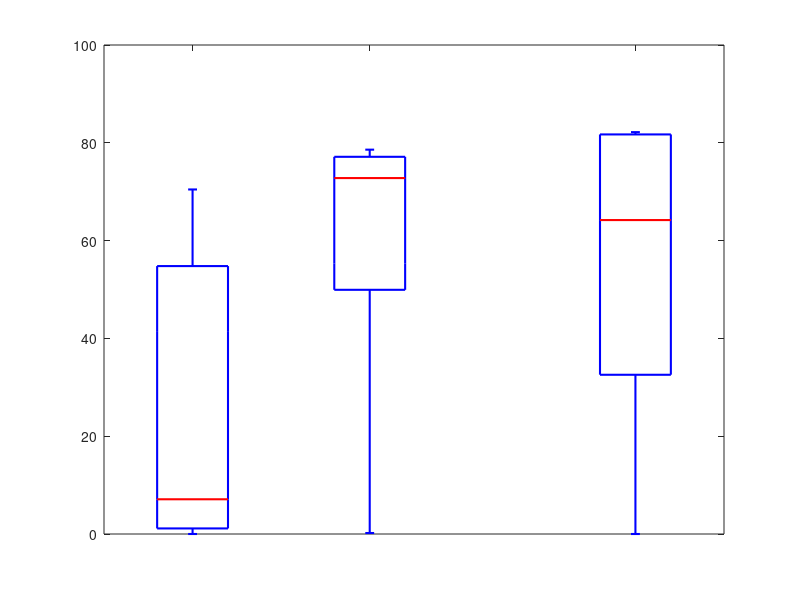

The MATLAB source for this figure: (Note: this script raises an error after producing the figure.)
clear all
close all

RespondersC1 = [0
4.553031882];
RespondersC2 = [43.00197972
74.83573326];
RespondersC3 = [82.17928073
81.85586735];

RespondersT1 = [70.45621781
9.648831284
69.83635559
0];
RespondersT2 = [70.73954984
77.90301999
78.59639312
0.201168694];
RespondersT3 = [0
27.71014493
47.11853307
81.28043282];

NonRespondersC1 = [0
88.53877047
1.579961464];
NonRespondersC2 = [42.16070554
86.51951615
96.3912699];
NonRespondersC3 = [93.20511021
73.90814314
95.83096139];

NonRespondersT1 = [0.392296719
23.79126731
29.405965
0];
NonRespondersT2 = [97.26416312
90.42154567
77.07435642
89.29782904];
NonRespondersT3 = [99.18509895
99.42800073
94.04026311
79.57173834];


%%

Responders1 = [RespondersC1;RespondersT1];
Responders2 = [RespondersC2;RespondersT2];
Responders3 = [RespondersC3;RespondersT3];

Rexptimes = [0 2 5];

NonResponders1 = [NonRespondersC1;NonRespondersT1];
NonResponders2 = [NonRespondersC2;NonRespondersT2];
NonResponders3 = [NonRespondersC3;NonRespondersT3];

Nexptimes = [0 2 5];


Responders = [Responders1;Responders2;Responders3];
NonResponders = [NonResponders1;NonResponders2;NonResponders3];

gR = [zeros(length(Responders1), 1); 2*ones(length(Responders2), 1); 5*ones(length(Responders3), 1)];
gN = [zeros(length(NonResponders1), 1); 2*ones(length(NonResponders2), 1); 5*ones(length(NonResponders3), 1)];
%%
close all

figure
boxplot(Responders,gR,'Whisker',3)
set(findobj(gca,'type','line'),'linew',1.5)
lines = findobj(gcf, 'type', 'line', 'Tag', 'Median');
ax = gca();  
b = ax.Children;
bpchil = b.Children;
Rmedians = [bpchil(4).YData(1),bpchil(5).YData(1),bpchil(6).YData(1)];
Rmedians = fliplr(Rmedians);
Rlowerq = [bpchil(4+3).YData(1),bpchil(5+3).YData(1),bpchil(6+3).YData(1)];
Rlowerq = fliplr(Rlowerq);
Rupperq = [bpchil(4+3).YData(2),bpchil(5+3).YData(2),bpchil(6+3).YData(2)];
Rupperq = fliplr(Rupperq);

hold on
scatter(1*ones(length(RespondersC1),1),RespondersC1(:),50,'r','filled','MarkerFaceAlpha',0.6','jitter','on','jitterAmount',0.05);
scatter(1*ones(length(RespondersT1),1),RespondersT1(:),50,'b','filled','MarkerFaceAlpha',0.6','jitter','on','jitterAmount',0.05);
scatter(2*ones(length(RespondersC2),1),RespondersC2(:),50,'r','filled','MarkerFaceAlpha',0.6','jitter','on','jitterAmount',0.05);
scatter(2*ones(length(RespondersT2),1),RespondersT2(:),50,'b','filled','MarkerFaceAlpha',0.6','jitter','on','jitterAmount',0.05);
scatter(3*ones(length(RespondersC3),1),RespondersC3(:),50,'r','filled','MarkerFaceAlpha',0.6','jitter','on','jitterAmount',0.05);
scatter(3*ones(length(RespondersT3),1),RespondersT3(:),50,'b','filled','MarkerFaceAlpha',0.6','jitter','on','jitterAmount',0.05);
plot(0:6,zeros(1,7),'k--')
legend('Controls','Treated','location','northwest')
title('Responding tumor hypoxic fractions over time')
ylabel('Hypoxic fraction')
xlabel('Days post treatment')
set(gca,'linew',1.5)
set(gca,'FontSize',30)
set(gca,'FontName','Times New Roman')
ylim([-10 110])


figure
boxplot(NonResponders,gN,'Whisker',3)
set(findobj(gca,'type','line'),'linew',1.5)
lines = findobj(gcf, 'type', 'line', 'Tag', 'Median');
ax = gca();  
b = ax.Children;
bpchil = b.Children;
Nmedians = [bpchil(4).YData(1),bpchil(5).YData(1),bpchil(6).YData(1)];
Nmedians = fliplr(Nmedians);
Nlowerq = [bpchil(4+3).YData(1),bpchil(5+3).YData(1),bpchil(6+3).YData(1)];
Nlowerq = fliplr(Nlowerq);
Nupperq = [bpchil(4+3).YData(2),bpchil(5+3).YData(2),bpchil(6+3).YData(2)];
Nupperq = fliplr(Nupperq);
hold on
scatter(1*ones(length(NonRespondersC1),1),NonRespondersC1(:),50,'r','filled','MarkerFaceAlpha',0.6','jitter','on','jitterAmount',0.05);
scatter(1*ones(length(NonRespondersT1),1),NonRespondersT1(:),50,'b','filled','MarkerFaceAlpha',0.6','jitter','on','jitterAmount',0.05);
scatter(2*ones(length(NonRespondersC2),1),NonRespondersC2(:),50,'r','filled','MarkerFaceAlpha',0.6','jitter','on','jitterAmount',0.05);
scatter(2*ones(length(NonRespondersT2),1),NonRespondersT2(:),50,'b','filled','MarkerFaceAlpha',0.6','jitter','on','jitterAmount',0.05);
scatter(3*ones(length(NonRespondersC3),1),NonRespondersC3(:),50,'r','filled','MarkerFaceAlpha',0.6','jitter','on','jitterAmount',0.05);
scatter(3*ones(length(NonRespondersT3),1),NonRespondersT3(:),50,'b','filled','MarkerFaceAlpha',0.6','jitter','on','jitterAmount',0.05);
plot(0:6,zeros(1,7),'k--')
legend('Controls','Treated','location','northwest')
title('Non-responding tumor hypoxic fractions over time')
ylabel('Hypoxic fraction')
xlabel('Days post treatment')
set(gca,'linew',1.5)
set(gca,'FontSize',30)
set(gca,'FontName','Times New Roman')
ylim([-10 110])

%%
Control1 = [RespondersC1;NonRespondersC1];
Control2 = [RespondersC2;NonRespondersC2];
Control3 = [RespondersC3;NonRespondersC3];
Cexptimes = [0 2 5];

Treated1 = [RespondersT1;NonRespondersT1];
Treated2 = [RespondersT2;NonRespondersT2];
Treated3 = [RespondersT3;NonRespondersT3];
Texptimes = [0 2 5];


Controls = [Control1;Control2;Control3];
Treated = [Treated1;Treated2;Treated3];

gC = [zeros(length(Control1), 1); 2*ones(length(Control2), 1); 5*ones(length(Control3), 1)];
gT = [zeros(length(Treated1), 1); 2*ones(length(Treated2), 1); 5*ones(length(Treated3), 1)];

%%

close all

figure
boxplot(Controls,gC,'Whisker',3)
set(findobj(gca,'type','line'),'linew',1.5)
lines = findobj(gcf, 'type', 'line', 'Tag', 'Median');
ax = gca();  
b = ax.Children;
bpchil = b.Children;
Cmedians = [bpchil(4).YData(1),bpchil(5).YData(1),bpchil(6).YData(1)];
Cmedians = fliplr(Cmedians);
Clowerq = [bpchil(4+3).YData(1),bpchil(5+3).YData(1),bpchil(6+3).YData(1)];
Clowerq = fliplr(Clowerq);
Cupperq = [bpchil(4+3).YData(2),bpchil(5+3).YData(2),bpchil(6+3).YData(2)];
Cupperq = fliplr(Cupperq);
hold on
scatter(1*ones(length(RespondersC1),1),RespondersC1(:),50,'b','filled','MarkerFaceAlpha',0.6','jitter','on','jitterAmount',0.05);
scatter(1*ones(length(NonRespondersC1),1),NonRespondersC1(:),50,'r','filled','MarkerFaceAlpha',0.6','jitter','on','jitterAmount',0.05);
scatter(2*ones(length(RespondersC2),1),RespondersC2(:),50,'b','filled','MarkerFaceAlpha',0.6','jitter','on','jitterAmount',0.05);
scatter(2*ones(length(NonRespondersC2),1),NonRespondersC2(:),50,'r','filled','MarkerFaceAlpha',0.6','jitter','on','jitterAmount',0.05);
scatter(3*ones(length(RespondersC3),1),RespondersC3(:),50,'b','filled','MarkerFaceAlpha',0.6','jitter','on','jitterAmount',0.05);
scatter(3*ones(length(NonRespondersC3),1),NonRespondersC3(:),50,'r','filled','MarkerFaceAlpha',0.6','jitter','on','jitterAmount',0.05);
plot(0:6,zeros(1,7),'k--')
legend('Responders','Non-Responders','location','northwest')
title('Control tumor hypoxic fractions over time')
ylabel('Hypoxic fraction')
xlabel('Days post treatment')
ylim([-10 110])
set(gca,'linew',1.5)
set(gca,'FontSize',30)
set(gca,'FontName','Times New Roman')



figure
boxplot(Treated,gT,'Whisker',3)
set(findobj(gca,'type','line'),'linew',1.5)
lines = findobj(gcf, 'type', 'line', 'Tag', 'Median');
ax = gca();  
b = ax.Children;
bpchil = b.Children;
Tmedians = [bpchil(4).YData(1),bpchil(5).YData(1),bpchil(6).YData(1)];
Tmedians = fliplr(Tmedians);
Tlowerq = [bpchil(4+3).YData(1),bpchil(5+3).YData(1),bpchil(6+3).YData(1)];
Tlowerq = fliplr(Tlowerq);
Tupperq = [bpchil(4+3).YData(2),bpchil(5+3).YData(2),bpchil(6+3).YData(2)];
Tupperq = fliplr(Tupperq);
hold on
scatter(1*ones(length(RespondersT1),1),RespondersT1(:),50,'b','filled','MarkerFaceAlpha',0.6','jitter','on','jitterAmount',0.05);
scatter(1*ones(length(NonRespondersT1),1),NonRespondersT1(:),50,'r','filled','MarkerFaceAlpha',0.6','jitter','on','jitterAmount',0.05);
scatter(2*ones(length(RespondersT2),1),RespondersT2(:),50,'b','filled','MarkerFaceAlpha',0.6','jitter','on','jitterAmount',0.05);
scatter(2*ones(length(NonRespondersT2),1),NonRespondersT2(:),50,'r','filled','MarkerFaceAlpha',0.6','jitter','on','jitterAmount',0.05);
scatter(3*ones(length(RespondersT3),1),RespondersT3(:),50,'b','filled','MarkerFaceAlpha',0.6','jitter','on','jitterAmount',0.05);
scatter(3*ones(length(NonRespondersT3),1),NonRespondersT3(:),50,'r','filled','MarkerFaceAlpha',0.6','jitter','on','jitterAmount',0.05);
plot(0:6,zeros(1,7),'k--')
legend('Responders','Non-Responders','location','northwest')
title('Treated tumor hypoxic fractions over time')
ylabel('Hypoxic fraction')
xlabel('Days post treatment')
set(gca,'linew',1.5)
set(gca,'FontSize',30)
set(gca,'FontName','Times New Roman')
ylim([-10 110])

save('HypoxicFractions.mat')

%%
%FMISO data
close all
set(0,'defaulttextinterpreter','latex')

holistic = [0.00	43.00	82.18
4.55	74.84	81.86
70.46	70.74	0.00
9.65	77.90	27.71
69.84	78.60	47.12
0.00	0.20	81.28
0.00	42.16	93.21
0.39	97.26	99.19
23.79	90.42	99.43
29.41	77.07	94.04
88.54	86.52	73.91
1.58	96.39	95.83
0.00	89.30	79.57];

perday = [3.34	18.20	95.71 %mean+2SD
28.29	58.45	91.07
83.35	44.54	2.65
47.76	63.28	45.07
81.22	55.17	57.83
0.00	0.00	86.96
0.00	15.02	98.12
17.55	91.92	99.87
53.68	80.49	99.98
61.55	46.06	97.69
95.64	73.80	82.44
4.03	90.90	97.52
8.24	62.74	85.47];

figure
hold
RC1 = [0 2 5; holistic(1,:)];
RC2 = [0 2 5; holistic(2,:)];

RT1 = [0 2 5; holistic(3,:)];
RT2 = [0 2 5; holistic(4,:)];
RT3 = [0 2 5; holistic(5,:)];
RT4 = [0 2 5; holistic(6,:)];

plot(RC1(1,:),RC1(2,:),'--','LineWidth',3)
plot(RC2(1,:),RC2(2,:),'--','LineWidth',3)
plot(RT1(1,:),RT1(2,:),'-','LineWidth',3)
plot(RT2(1,:),RT2(2,:),'-','LineWidth',3)
plot(RT3(1,:),RT3(2,:),'-','LineWidth',3)
plot(RT4(1,:),RT4(2,:),'-','LineWidth',3)

plot(0:10,25*ones(size(0:10)),'k--')
plot(0:10,50*ones(size(0:10)),'k--')
plot(0:10,75*ones(size(0:10)),'k--')

xlabel('Days')
ylabel('Hypoxic fraction')
title('Responders')
set(gca,'FontSize',20)
set(gca,'FontName','Times New Roman')
legend('Control mouse 1','Control mouse 2','Treated mouse 1','Treated mouse 2','Treated mouse 3','Treated mouse 4','location','best')
ylim([0 100])

figure
hold

NC1 = [0 2 5; holistic(7,:)];
NC2 = [0 2 5; holistic(11,:)];
NC3 = [0 2 5; holistic(12,:)];

NT1 = [0 2 5; holistic(8,:)];
NT2 = [0 2 5; holistic(9,:)];
NT3 = [0 2 5; holistic(10,:)];
NT4 = [0 2 5; holistic(13,:)];
 
plot(NC1(1,:),NC1(2,:),'--','LineWidth',3)
plot(NC2(1,:),NC2(2,:),'--','LineWidth',3)
plot(NC3(1,:),NC3(2,:),'--','LineWidth',3)
plot(NT1(1,:),NT1(2,:),'-','LineWidth',3)
plot(NT2(1,:),NT2(2,:),'-','LineWidth',3)
plot(NT3(1,:),NT3(2,:),'-','LineWidth',3)
plot(NT4(1,:),NT4(2,:),'-','LineWidth',3)

plot(0:10,25*ones(size(0:10)),'k--')
plot(0:10,50*ones(size(0:10)),'k--')
plot(0:10,75*ones(size(0:10)),'k--')

xlabel('Days')
ylabel('Hypoxic fraction')
title('Non-responders')
set(gca,'FontSize',20)
set(gca,'FontName','Times New Roman')
legend('Control mouse 1','Control mouse 2','Control mouse 3','Treated mouse 1','Treated mouse 2','Treated mouse 3','Treated mouse 4','location','best')
ylim([0 100])


figure
hold
RC1 = [0 2 5; perday(1,:)];
RC2 = [0 2 5; perday(2,:)];

RT1 = [0 2 5; perday(3,:)];
RT2 = [0 2 5; perday(4,:)];
RT3 = [0 2 5; perday(5,:)];
RT4 = [0 2 5; perday(6,:)];

plot(RC1(1,:),RC1(2,:),'--','LineWidth',3)
plot(RC2(1,:),RC2(2,:),'--','LineWidth',3)
plot(RT1(1,:),RT1(2,:),'-','LineWidth',3)
plot(RT2(1,:),RT2(2,:),'-','LineWidth',3)
plot(RT3(1,:),RT3(2,:),'-','LineWidth',3)
plot(RT4(1,:),RT4(2,:),'-','LineWidth',3)

plot(0:10,25*ones(size(0:10)),'k--')
plot(0:10,50*ones(size(0:10)),'k--')
plot(0:10,75*ones(size(0:10)),'k--')

xlabel('Days')
ylabel('Hypoxic fraction')
title('Responders')
set(gca,'FontSize',20)
set(gca,'FontName','Times New Roman')
legend('Control mouse 1','Control mouse 2','Treated mouse 1','Treated mouse 2','Treated mouse 3','Treated mouse 4','location','best')
ylim([0 100])


figure
hold

NC1 = [0 2 5; perday(7,:)];
NC2 = [0 2 5; perday(11,:)];
NC3 = [0 2 5; perday(12,:)];

NT1 = [0 2 5; perday(8,:)];
NT2 = [0 2 5; perday(9,:)];
NT3 = [0 2 5; perday(10,:)];
NT4 = [0 2 5; perday(13,:)];
 
plot(NC1(1,:),NC1(2,:),'--','LineWidth',3)
plot(NC2(1,:),NC2(2,:),'--','LineWidth',3)
plot(NC3(1,:),NC3(2,:),'--','LineWidth',3)
plot(NT1(1,:),NT1(2,:),'-','LineWidth',3)
plot(NT2(1,:),NT2(2,:),'-','LineWidth',3)
plot(NT3(1,:),NT3(2,:),'-','LineWidth',3)
plot(NT4(1,:),NT4(2,:),'-','LineWidth',3)

plot(0:10,25*ones(size(0:10)),'k--')
plot(0:10,50*ones(size(0:10)),'k--')
plot(0:10,75*ones(size(0:10)),'k--')

xlabel('Days')
ylabel('Hypoxic fraction')
title('Non-responders')
set(gca,'FontSize',20)
set(gca,'FontName','Times New Roman')
legend('Control mouse 1','Control mouse 2','Control mouse 3','Treated mouse 1','Treated mouse 2','Treated mouse 3','Treated mouse 4','location','best')
ylim([0 100])

%%
close all

figure
subplot(2,2,1)
boxplot(holistic(1:6,:),[0,2,5],'Whisker',3,'notch','on')
set(gca,'FontSize',20)
set(gca,'FontName','Times New Roman')
xlabel('Days')
ylabel('Hypoxic fraction')
title('Across all days threshold, responders')
ylim([-40 110])

subplot(2,2,3)
boxplot(perday(1:6,:),[0,2,5],'Whisker',3,'notch','on')
set(gca,'FontSize',20)
set(gca,'FontName','Times New Roman')
xlabel('Days')
ylabel('Hypoxic fraction')
title('Per day thresholds, responders')
ylim([-40 110])


subplot(2,2,2)
boxplot(holistic(7:end,:),[0,2,5],'Whisker',3,'notch','on')
set(gca,'FontSize',20)
set(gca,'FontName','Times New Roman')
xlabel('Days')
ylabel('Hypoxic fraction')
title('Across all days threshold, non-responders')
ylim([-40 110])

subplot(2,2,4)
boxplot(perday(7:end,:),[0,2,5],'Whisker',3,'notch','on')
set(gca,'FontSize',20)
set(gca,'FontName','Times New Roman')
xlabel('Days')
ylabel('Hypoxic fraction')
title('Per day thresholds, non-responders')
ylim([-40 110])


%%
close all

MeanMuscleSUVallMice = [0.07	0.15	0.09
0.07	0.14	0.11
0.11	0.11	0.067
0.07	0.16	0.1
0.1	0.17	0.09
0.02	0.06	0.11
0.05	0.1	0.08
0.06	0.11	0.1
0.1	0.08	0.1
0.1	0.16	0.09
0.12	0.15	0.1
0.09	0.17	0.15
0.08	0.11	0.08];


figure
boxplot(MeanMuscleSUVallMice,[0,2,5],'Whisker',3,'notch','on')
set(gca,'FontSize',20)
set(gca,'FontName','Times New Roman')
xlabel('Day')
ylabel('Mean muscle SUV')
title('All mice')
ylim([0 0.2])


%%
close all

figure
hold
RC1 = [0 2 5; MeanMuscleSUVallMice(1,:)];
RC2 = [0 2 5; MeanMuscleSUVallMice(2,:)];

RT1 = [0 2 5; MeanMuscleSUVallMice(3,:)];
RT2 = [0 2 5; MeanMuscleSUVallMice(4,:)];
RT3 = [0 2 5; MeanMuscleSUVallMice(5,:)];
RT4 = [0 2 5; MeanMuscleSUVallMice(6,:)];

plot(RC1(1,:),RC1(2,:),'--','LineWidth',3)
plot(RC2(1,:),RC2(2,:),'--','LineWidth',3)
plot(RT1(1,:),RT1(2,:),'-','LineWidth',3)
plot(RT2(1,:),RT2(2,:),'-','LineWidth',3)
plot(RT3(1,:),RT3(2,:),'-','LineWidth',3)
plot(RT4(1,:),RT4(2,:),'-','LineWidth',3)

plot(0:10,0.1*ones(size(0:10)),'k--')
plot(0:10,0.2*ones(size(0:10)),'k--')

xlabel('Days')
ylabel('Mean muscle SUV')
title('Responders')
set(gca,'FontSize',20)
set(gca,'FontName','Times New Roman')
legend('Control mouse 1','Control mouse 2','Treated mouse 1','Treated mouse 2','Treated mouse 3','Treated mouse 4','location','best')
ylim([0.02 0.18])

figure
hold

NC1 = [0 2 5; MeanMuscleSUVallMice(7,:)];
NC2 = [0 2 5; MeanMuscleSUVallMice(11,:)];
NC3 = [0 2 5; MeanMuscleSUVallMice(12,:)];

NT1 = [0 2 5; MeanMuscleSUVallMice(8,:)];
NT2 = [0 2 5; MeanMuscleSUVallMice(9,:)];
NT3 = [0 2 5; MeanMuscleSUVallMice(10,:)];
NT4 = [0 2 5; MeanMuscleSUVallMice(13,:)];
 
plot(NC1(1,:),NC1(2,:),'--','LineWidth',3)
plot(NC2(1,:),NC2(2,:),'--','LineWidth',3)
plot(NC3(1,:),NC3(2,:),'--','LineWidth',3)
plot(NT1(1,:),NT1(2,:),'-','LineWidth',3)
plot(NT2(1,:),NT2(2,:),'-','LineWidth',3)
plot(NT3(1,:),NT3(2,:),'-','LineWidth',3)
plot(NT4(1,:),NT4(2,:),'-','LineWidth',3)

plot(0:10,0.1*ones(size(0:10)),'k--')
plot(0:10,0.2*ones(size(0:10)),'k--')

xlabel('Days')
ylabel('Mean muscle SUV')
title('Non-responders')
set(gca,'FontSize',20)
set(gca,'FontName','Times New Roman')
legend('Control mouse 1','Control mouse 2','Control mouse 3','Treated mouse 1','Treated mouse 2','Treated mouse 3','Treated mouse 4','location','best')
ylim([0.02 0.18])


%%
close all
figure

errorbar([0 2 5],[0.08 0.13 0.10],[0.03 0.04 0.02],'LineWidth',2,'LineStyle','none','Color',[0 0 0])
hold
plot([0 2 5],[0.08 0.13 0.10],'ko','MarkerFaceColor','k')
set(gca,'FontSize',20)
set(gca,'FontName','Times New Roman')
xlabel('Day')
ylabel('Mean muscle SUV')
xlim([-1 6])



%%
close all

MeanTumorSUVallMice = [0.11	0.19	0.16
0.11	0.23	0.19
0.17	0.23	0.09
0.12	0.25	0.14
0.19	0.23	0.15
0.05	0.07	0.23
0.06	0.13	0.23
0.11	0.18	0.22
0.13	0.16	0.25
0.13	0.18	0.23
0.06	0.17	0.2
0.07	0.3	    0.29
0.06	0.21	0.22];


figure
boxplot(MeanTumorSUVallMice,[0,2,5],'Whisker',3,'notch','on')
set(gca,'FontSize',20)
set(gca,'FontName','Times New Roman')
xlabel('Day')
ylabel('Mean tumor SUV')
title('All mice')
ylim([0 0.4])



%%
close all
figure
hold
RC1 = [0 2 5; MeanTumorSUVallMice(1,:)];
RC2 = [0 2 5; MeanTumorSUVallMice(2,:)];

RT1 = [0 2 5; MeanTumorSUVallMice(3,:)];
RT2 = [0 2 5; MeanTumorSUVallMice(4,:)];
RT3 = [0 2 5; MeanTumorSUVallMice(5,:)];
RT4 = [0 2 5; MeanTumorSUVallMice(6,:)];

plot(RC1(1,:),RC1(2,:),'--','LineWidth',3)
plot(RC2(1,:),RC2(2,:),'--','LineWidth',3)
plot(RT1(1,:),RT1(2,:),'-','LineWidth',3)
plot(RT2(1,:),RT2(2,:),'-','LineWidth',3)
plot(RT3(1,:),RT3(2,:),'-','LineWidth',3)
plot(RT4(1,:),RT4(2,:),'-','LineWidth',3)

plot(0:10,0.1*ones(size(0:10)),'k--')
plot(0:10,0.2*ones(size(0:10)),'k--')

xlabel('Days')
ylabel('Mean tumor SUV')
title('Responders')
set(gca,'FontSize',20)
set(gca,'FontName','Times New Roman')
legend('Control mouse 1','Control mouse 2','Treated mouse 1','Treated mouse 2','Treated mouse 3','Treated mouse 4','location','best')
ylim([0.05 0.3])

figure
hold

NC1 = [0 2 5; MeanTumorSUVallMice(7,:)];
NC2 = [0 2 5; MeanTumorSUVallMice(11,:)];
NC3 = [0 2 5; MeanTumorSUVallMice(12,:)];

NT1 = [0 2 5; MeanTumorSUVallMice(8,:)];
NT2 = [0 2 5; MeanTumorSUVallMice(9,:)];
NT3 = [0 2 5; MeanTumorSUVallMice(10,:)];
NT4 = [0 2 5; MeanTumorSUVallMice(13,:)];
 
plot(NC1(1,:),NC1(2,:),'--','LineWidth',3)
plot(NC2(1,:),NC2(2,:),'--','LineWidth',3)
plot(NC3(1,:),NC3(2,:),'--','LineWidth',3)
plot(NT1(1,:),NT1(2,:),'-','LineWidth',3)
plot(NT2(1,:),NT2(2,:),'-','LineWidth',3)
plot(NT3(1,:),NT3(2,:),'-','LineWidth',3)
plot(NT4(1,:),NT4(2,:),'-','LineWidth',3)

plot(0:10,0.1*ones(size(0:10)),'k--')
plot(0:10,0.2*ones(size(0:10)),'k--')

xlabel('Days')
ylabel('Mean tumor SUV')
title('Non-responders')
set(gca,'FontSize',20)
set(gca,'FontName','Times New Roman')
legend('Control mouse 1','Control mouse 2','Control mouse 3','Treated mouse 1','Treated mouse 2','Treated mouse 3','Treated mouse 4','location','best')
ylim([0.05 0.3])

%%
close all
figure
hold
RC1 = [0 2 5; MeanTumorSUVallMice(1,:)./MeanMuscleSUVallMice(1,:)];
RC2 = [0 2 5; MeanTumorSUVallMice(2,:)./MeanMuscleSUVallMice(2,:)];

RT1 = [0 2 5; MeanTumorSUVallMice(3,:)./MeanMuscleSUVallMice(3,:)];
RT2 = [0 2 5; MeanTumorSUVallMice(4,:)./MeanMuscleSUVallMice(4,:)];
RT3 = [0 2 5; MeanTumorSUVallMice(5,:)./MeanMuscleSUVallMice(5,:)];
RT4 = [0 2 5; MeanTumorSUVallMice(6,:)./MeanMuscleSUVallMice(6,:)];

plot(RC1(1,:),RC1(2,:),'--','LineWidth',3)
plot(RC2(1,:),RC2(2,:),'--','LineWidth',3)
plot(RT1(1,:),RT1(2,:),'-','LineWidth',3)
plot(RT2(1,:),RT2(2,:),'-','LineWidth',3)
plot(RT3(1,:),RT3(2,:),'-','LineWidth',3)
plot(RT4(1,:),RT4(2,:),'-','LineWidth',3)

plot(0:10,1*ones(size(0:10)),'k--')
plot(0:10,2*ones(size(0:10)),'k--')

xlabel('Days')
ylabel('Mean SUV ratio (tumor/muscle)')
title('Responders')
set(gca,'FontSize',20)
set(gca,'FontName','Times New Roman')
legend('Control mouse 1','Control mouse 2','Treated mouse 1','Treated mouse 2','Treated mouse 3','Treated mouse 4','location','best')
ylim([0.5 3])

figure
hold

NC1 = [0 2 5; MeanTumorSUVallMice(7,:)./MeanMuscleSUVallMice(7,:)];
NC2 = [0 2 5; MeanTumorSUVallMice(11,:)./MeanMuscleSUVallMice(11,:)];
NC3 = [0 2 5; MeanTumorSUVallMice(12,:)./MeanMuscleSUVallMice(12,:)];

NT1 = [0 2 5; MeanTumorSUVallMice(8,:)./MeanMuscleSUVallMice(8,:)];
NT2 = [0 2 5; MeanTumorSUVallMice(9,:)./MeanMuscleSUVallMice(9,:)];
NT3 = [0 2 5; MeanTumorSUVallMice(10,:)./MeanMuscleSUVallMice(10,:)];
NT4 = [0 2 5; MeanTumorSUVallMice(13,:)./MeanMuscleSUVallMice(13,:)];
 
plot(NC1(1,:),NC1(2,:),'--','LineWidth',3)
plot(NC2(1,:),NC2(2,:),'--','LineWidth',3)
plot(NC3(1,:),NC3(2,:),'--','LineWidth',3)
plot(NT1(1,:),NT1(2,:),'-','LineWidth',3)
plot(NT2(1,:),NT2(2,:),'-','LineWidth',3)
plot(NT3(1,:),NT3(2,:),'-','LineWidth',3)
plot(NT4(1,:),NT4(2,:),'-','LineWidth',3)

plot(0:10,1*ones(size(0:10)),'k--')
plot(0:10,2*ones(size(0:10)),'k--')

xlabel('Days')
ylabel('Mean SUV ratio (tumor/muscle)')
title('Non-responders')
set(gca,'FontSize',20)
set(gca,'FontName','Times New Roman')
legend('Control mouse 1','Control mouse 2','Control mouse 3','Treated mouse 1','Treated mouse 2','Treated mouse 3','Treated mouse 4','location','best')
ylim([0.5 3])


%%
ratio = MeanTumorSUVallMice./MeanMuscleSUVallMice;
figure
subplot(1,2,1)
boxplot(ratio(1:6,:),[0,2,5],'Whisker',3,'notch','on')
set(gca,'FontSize',20)
set(gca,'FontName','Times New Roman')
xlabel('Day')
ylabel('Mean SUV ratio (tumor/muscle)')
title('Responders')
ylim([0 3])

subplot(1,2,2)
boxplot(ratio(7:end,:),[0,2,5],'Whisker',3,'notch','on')
set(gca,'FontSize',20)
set(gca,'FontName','Times New Roman')
xlabel('Day')
ylabel('Mean SUV ratio (tumor/muscle)')
title('Non-responders')
ylim([0 3])

%% Hypoxia per day using mean + 3SD
close all
set(0,'defaulttextinterpreter','latex')

perday = [0.00	6.83	90.34
4.55	39.44	86.88
70.46	10.93	0.00
9.65	40.37	36.43
69.84	35.10	52.91
0.00	0.00	84.24
0.00	0.00	96.14
0.39	83.75	99.52
23.79	57.73	99.89
29.41	20.44	95.89
88.54	48.43	78.22
1.58	80.71	96.71
0.00	29.65	82.49];

figure
hold
RC1 = [0 2 5; perday(1,:)];
RC2 = [0 2 5; perday(2,:)];

RT1 = [0 2 5; perday(3,:)];
RT2 = [0 2 5; perday(4,:)];
RT3 = [0 2 5; perday(5,:)];
RT4 = [0 2 5; perday(6,:)];

plot(RC1(1,:),RC1(2,:),'--','LineWidth',3)
plot(RC2(1,:),RC2(2,:),'--','LineWidth',3)
plot(RT1(1,:),RT1(2,:),'-','LineWidth',3)
plot(RT2(1,:),RT2(2,:),'-','LineWidth',3)
plot(RT3(1,:),RT3(2,:),'-','LineWidth',3)
plot(RT4(1,:),RT4(2,:),'-','LineWidth',3)

plot(0:10,25*ones(size(0:10)),'k--')
plot(0:10,50*ones(size(0:10)),'k--')
plot(0:10,75*ones(size(0:10)),'k--')

xlabel('Days')
ylabel('Hypoxic fraction')
title('Responders')
set(gca,'FontSize',20)
set(gca,'FontName','Times New Roman')
legend('Control mouse 1','Control mouse 2','Treated mouse 1','Treated mouse 2','Treated mouse 3','Treated mouse 4','location','best')
ylim([0 100])


figure
hold

NC1 = [0 2 5; perday(7,:)];
NC2 = [0 2 5; perday(11,:)];
NC3 = [0 2 5; perday(12,:)];

NT1 = [0 2 5; perday(8,:)];
NT2 = [0 2 5; perday(9,:)];
NT3 = [0 2 5; perday(10,:)];
NT4 = [0 2 5; perday(13,:)];
 
plot(NC1(1,:),NC1(2,:),'--','LineWidth',3)
plot(NC2(1,:),NC2(2,:),'--','LineWidth',3)
plot(NC3(1,:),NC3(2,:),'--','LineWidth',3)
plot(NT1(1,:),NT1(2,:),'-','LineWidth',3)
plot(NT2(1,:),NT2(2,:),'-','LineWidth',3)
plot(NT3(1,:),NT3(2,:),'-','LineWidth',3)
plot(NT4(1,:),NT4(2,:),'-','LineWidth',3)

plot(0:10,25*ones(size(0:10)),'k--')
plot(0:10,50*ones(size(0:10)),'k--')
plot(0:10,75*ones(size(0:10)),'k--')

xlabel('Days')
ylabel('Hypoxic fraction')
title('Non-responders')
set(gca,'FontSize',20)
set(gca,'FontName','Times New Roman')
legend('Control mouse 1','Control mouse 2','Control mouse 3','Treated mouse 1','Treated mouse 2','Treated mouse 3','Treated mouse 4','location','best')
ylim([0 100])

figure
subplot(1,2,1)
boxplot(perday(1:6,:),[0,2,5],'Whisker',3,'notch','on')
set(gca,'FontSize',20)
set(gca,'FontName','Times New Roman')
xlabel('Days')
ylabel('Hypoxic fraction')
title('3SD per day thresholds, responders')
ylim([-40 110])

subplot(1,2,2)
boxplot(perday(7:end,:),[0,2,5],'Whisker',3,'notch','on')
set(gca,'FontSize',20)
set(gca,'FontName','Times New Roman')
xlabel('Days')
ylabel('Hypoxic fraction')
title('3SD per day thresholds, non-responders')
ylim([-40 110])


%% Hypoxia per day using mean + 2SD with +-1SD for error bars
close all
set(0,'defaulttextinterpreter','latex')

perday = [3.34	18.20	95.71
28.29	58.45	91.07
83.35	44.54	2.65
47.76	63.28	45.07
81.22	55.17	57.83
0.00	0.00	86.96
0.00	15.02	98.12
17.55	91.92	99.87
53.68	80.49	99.98
61.55	46.06	97.69
95.64	73.80	82.44
4.03	90.90	97.52
8.24	62.74	85.47];

upper = [23.70	43.00	99.62
46.27	74.84	95.98
90.57	70.74	27.21
66.20	77.90	62.06
87.13	78.60	66.11
0.12	0.20	91.76
0.47	42.16	99.90
35.95	97.26	100.00
68.24	90.42	100.00
80.53	77.07	99.30
98.05	86.52	89.36
7.76	96.39	98.48
22.78	89.30	90.18];

lower = [0.00	6.83	90.34
4.55	39.44	86.88
70.46	10.93	0.00
9.65	40.37	36.43
69.84	35.10	52.91
0.00	0.00	84.24
0.00	0.00	96.14
0.39	83.75	99.52
23.79	57.73	99.89
29.41	20.44	95.89
88.54	48.43	78.22
1.58	80.71	96.71
0.00	29.65	82.49];

figure
hold
RC1 = [0 2 5; perday(1,:);lower(1,:);upper(1,:)];
RC2 = [0 2 5; perday(2,:);lower(2,:);upper(2,:)];

RT1 = [0 2 5; perday(3,:);lower(3,:);upper(3,:)];
RT2 = [0 2 5; perday(4,:);lower(4,:);upper(4,:)];
RT3 = [0 2 5; perday(5,:);lower(5,:);upper(5,:)];
RT4 = [0 2 5; perday(6,:);lower(6,:);upper(6,:)];

% plot(RC1(1,:),RC1(2,:),'--','LineWidth',3)
% plot(RC2(1,:),RC2(2,:),'--','LineWidth',3)
% plot(RT1(1,:),RT1(2,:),'-','LineWidth',3)
% plot(RT2(1,:),RT2(2,:),'-','LineWidth',3)
% plot(RT3(1,:),RT3(2,:),'-','LineWidth',3)
% plot(RT4(1,:),RT4(2,:),'-','LineWidth',3)

errorbar(RC1(1,:),RC1(2,:),RC1(2,:)-lower(1,:),upper(1,:)-RC1(2,:),'--','LineWidth',3)
errorbar(RC2(1,:),RC2(2,:),RC2(2,:)-lower(2,:),upper(2,:)-RC2(2,:),'--','LineWidth',3)
errorbar(RT1(1,:),RT1(2,:),RT1(2,:)-lower(3,:),upper(3,:)-RT1(2,:),'-','LineWidth',3)
errorbar(RT2(1,:),RT2(2,:),RT2(2,:)-lower(4,:),upper(4,:)-RT2(2,:),'-','LineWidth',3)
errorbar(RT3(1,:),RT3(2,:),RT3(2,:)-lower(5,:),upper(5,:)-RT3(2,:),'-','LineWidth',3)
errorbar(RT4(1,:),RT4(2,:),RT4(2,:)-lower(6,:),upper(6,:)-RT4(2,:),'-','LineWidth',3)

plot(0:10,25*ones(size(0:10)),'k--')
plot(0:10,50*ones(size(0:10)),'k--')
plot(0:10,75*ones(size(0:10)),'k--')

xlabel('Days')
ylabel('Hypoxic fraction')
title('Responders')
set(gca,'FontSize',20)
set(gca,'FontName','Times New Roman')
legend('Control mouse 1','Control mouse 2','Treated mouse 1','Treated mouse 2','Treated mouse 3','Treated mouse 4','location','best')
ylim([0 100])


figure
hold

NC1 = [0 2 5; perday(7,:);lower(7,:);upper(7,:)];
NC2 = [0 2 5; perday(11,:);lower(11,:);upper(11,:)];
NC3 = [0 2 5; perday(12,:);lower(12,:);upper(12,:)];

NT1 = [0 2 5; perday(8,:);lower(8,:);upper(8,:)];
NT2 = [0 2 5; perday(9,:);lower(9,:);upper(9,:)];
NT3 = [0 2 5; perday(10,:);lower(10,:);upper(10,:)];
NT4 = [0 2 5; perday(13,:);lower(13,:);upper(13,:)];
 
% plot(NC1(1,:),NC1(2,:),'--','LineWidth',3)
% plot(NC2(1,:),NC2(2,:),'--','LineWidth',3)
% plot(NC3(1,:),NC3(2,:),'--','LineWidth',3)
% plot(NT1(1,:),NT1(2,:),'-','LineWidth',3)
% plot(NT2(1,:),NT2(2,:),'-','LineWidth',3)
% plot(NT3(1,:),NT3(2,:),'-','LineWidth',3)
% plot(NT4(1,:),NT4(2,:),'-','LineWidth',3)

errorbar(NC1(1,:),NC1(2,:),NC1(2,:)-lower(7,:),upper(7,:)-NC1(2,:),'--','LineWidth',3)
errorbar(NC2(1,:),NC2(2,:),NC2(2,:)-lower(11,:),upper(11,:)-NC2(2,:),'--','LineWidth',3)
errorbar(NC3(1,:),NC3(2,:),NC3(2,:)-lower(12,:),upper(12,:)-NC3(2,:),'-','LineWidth',3)
errorbar(NT1(1,:),NT1(2,:),NT1(2,:)-lower(8,:),upper(8,:)-NT1(2,:),'-','LineWidth',3)
errorbar(NT2(1,:),NT2(2,:),NT2(2,:)-lower(9,:),upper(9,:)-NT2(2,:),'-','LineWidth',3)
errorbar(NT3(1,:),NT3(2,:),NT3(2,:)-lower(10,:),upper(10,:)-NT3(2,:),'-','LineWidth',3)
errorbar(NT4(1,:),NT4(2,:),NT4(2,:)-lower(13,:),upper(13,:)-NT4(2,:),'-','LineWidth',3)

plot(0:10,25*ones(size(0:10)),'k--')
plot(0:10,50*ones(size(0:10)),'k--')
plot(0:10,75*ones(size(0:10)),'k--')

xlabel('Days')
ylabel('Hypoxic fraction')
title('Non-responders')
set(gca,'FontSize',20)
set(gca,'FontName','Times New Roman')
legend('Control mouse 1','Control mouse 2','Control mouse 3','Treated mouse 1','Treated mouse 2','Treated mouse 3','Treated mouse 4','location','best')
ylim([0 100])

figure
subplot(1,2,1)
boxplot(perday(1:6,:),[0,2,5],'Whisker',3,'notch','on')
set(gca,'FontSize',20)
set(gca,'FontName','Times New Roman')
xlabel('Days')
ylabel('Hypoxic fraction')
title('Per day thresholds, responders')
ylim([-40 110])

subplot(1,2,2)
boxplot(perday(7:end,:),[0,2,5],'Whisker',3,'notch','on')
set(gca,'FontSize',20)
set(gca,'FontName','Times New Roman')
xlabel('Days')
ylabel('Hypoxic fraction')
title('Per day thresholds, non-responders')
ylim([-40 110])

save('HypoxicFractions.mat')
